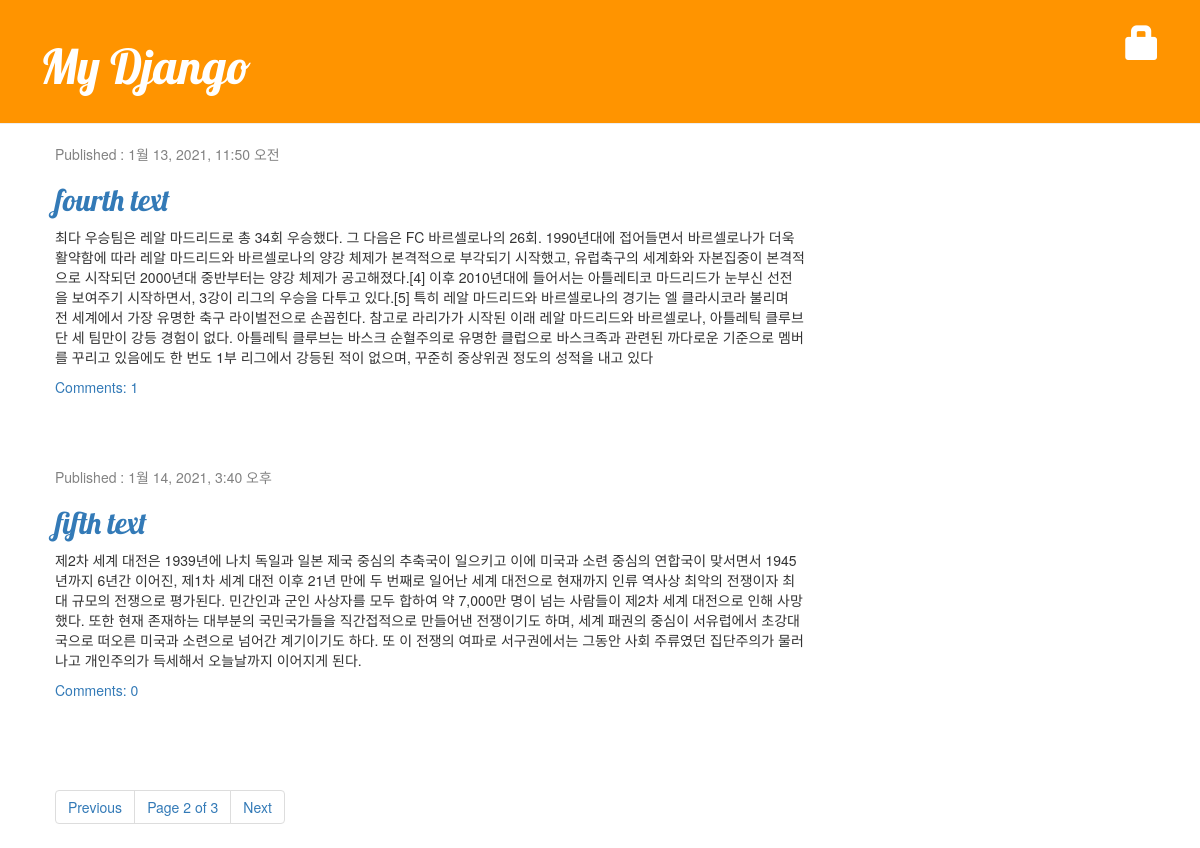
Screenshot of /?page=2 with the database file from the repository.
### blog/models.py (models this page shows, shortened)
class Post(models.Model):
    author = models.ForeignKey('auth.User', on_delete=models.CASCADE)
    title = models.CharField(max_length=200, validators=[min_length_3_validator])
    text = models.TextField()
    created_date = models.DateTimeField(default=timezone.now)
    published_date = models.DateTimeField(blank=True, null=True)

### blog/views.py (the view)
# urls.py: path('', views.post_list, name='post_list'),
def post_list(request):
    post_list = Post.objects.filter(published_date__lte=timezone.now()).order_by('published_date')
    paginator = Paginator(post_list, 2)
    page_no = request.GET.get('page')
    try:
        posts = paginator.page(page_no)
    except PageNotAnInteger:
        posts = paginator.page(1)
    except EmptyPage:
        posts = paginator.page(paginator.num_pages)
    return render(request, 'blog/post_list.html', {'posts': posts})

### blog/templates/blog/post_list.html
{% extends 'blog/base.html' %}
{% block content %}
    {% for post in posts %}
        <div class="post">
            <div class="date">
                <p>Published : {{post.published_date}}</p>
            </div>
            <h2><a href="{% url 'post_detail' pk=post.pk %}">{{post.title}}</a></h2>
            <p>{{post.text|linebreaksbr}}</p>
            <a href="{% url 'post_detail' pk=post.pk %}">Comments: {{post.comments.count}}</a>
        </div>
    {% endfor %}
    {% include 'blog/post_pagination.html' with page=posts %}
{% endblock %}

### blog/static/css/blog.css (style rules this page uses)
h1, h2, h3, h4 { font-family: 'Lobster', cursive; }
.date { color: #828282; }
.post { margin-bottom: 70px; }

### rows the page displays
Post: published_date "1월 13, 2021, 11:50 오전", title "fourth text", text "최다 우승팀은 레알 마드리드로 총 34회 우승했다. 그 다음은 FC 바르셀로나의 26회. 1990년대에 접어들면서 바르셀로나가 더욱 활약함에 따라 레알 마드리드와 바르셀로나의 양강 체제가 본격적으로 부각되기 시작했고, 유럽축구의 세계화와 자본집중이 본격적으로 시작되던 2000년대 중반부터는 양강 체제가 공고해졌다.[4] 이후 2010년대에 들어서는 아틀레티코 마드리드가 눈부신 선전을 보여주기 시작하면서, 3강이 리그의 우승을 다투고 있다.[5] 특히 레알 마드리드와 바르셀로나의 경기는 엘 클라시코라 불리며 전 세계에서 가장 유명한 축구 라이벌전으로 손꼽힌다. 참고로 라리가가 시작된 이래 레알 마드리드와 바르셀로나, 아틀레틱 클루브 단 세 팀만이 강등 경험이 없다. 아틀레틱 클루브는 바스크 순혈주의로 유명한 클럽으로 바스크족과 관련된 까다로운 기준으로 멤버를 꾸리고 있음에도 한 번도 1부 리그에서 강등된 적이 없으며, 꾸준히 중상위권 정도의 성적을 내고 있다", comments.count "1"
Post: published_date "1월 14, 2021, 3:40 오후", title "fifth text", text "제2차 세계 대전은 1939년에 나치 독일과 일본 제국 중심의 추축국이 일으키고 이에 미국과 소련 중심의 연합국이 맞서면서 1945년까지 6년간 이어진, 제1차 세계 대전 이후 21년 만에 두 번째로 일어난 세계 대전으로 현재까지 인류 역사상 최악의 전쟁이자 최대 규모의 전쟁으로 평가된다. 민간인과 군인 사상자를 모두 합하여 약 7,000만 명이 넘는 사람들이 제2차 세계 대전으로 인해 사망했다. 또한 현재 존재하는 대부분의 국민국가들을 직간접적으로 만들어낸 전쟁이기도 하며, 세계 패권의 중심이 서유럽에서 초강대국으로 떠오른 미국과 소련으로 넘어간 계기이기도 하다. 또 이 전쟁의 여파로 서구권에서는 그동안 사회 주류였던 집단주의가 물러나고 개인주의가 득세해서 오늘날까지 이어지게 된다.", comments.count "0"

### other values shown
{{ page.number }} "2"
{{ page.paginator.num_pages }} "3"
